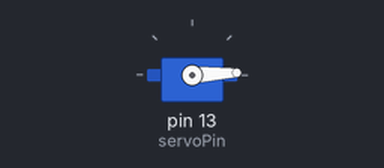
The sketch below on a simulated Arduino Uno, built with avr-gcc and run on an emulated ATmega328P. Shown: servo.

Above: at 0.05 s.
At 1.25 s:
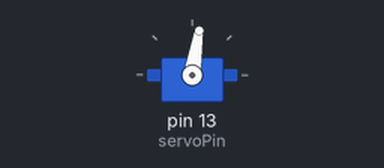
At 2.5 s:
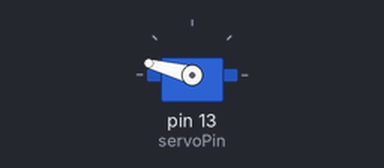
At 5.7 s:
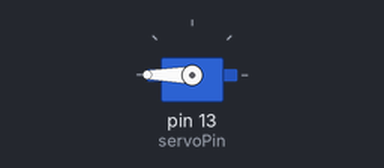
Timing chart, 0 to 7.4 s (numbered marks = the images above):
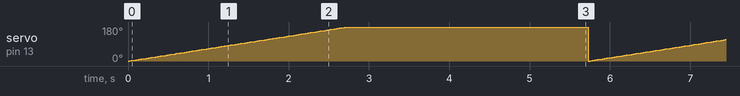

The sketch:

ConnectingServoMotor.ino
```cpp
#include <Servo.h>

Servo myServo;

const int servoPin = 13;

void setup() {
  myServo.attach(servoPin);

}
void loop() {

  for (int angle = 0; angle <= 180; angle += 1) {
    myServo.write(angle);
    delay(15);
  }

  delay(3000);

}
```

Measured:
- by itself, servo on pin 13 (servoPin): ramps from 0° to 180° and jumps back, once every 5.7 s
